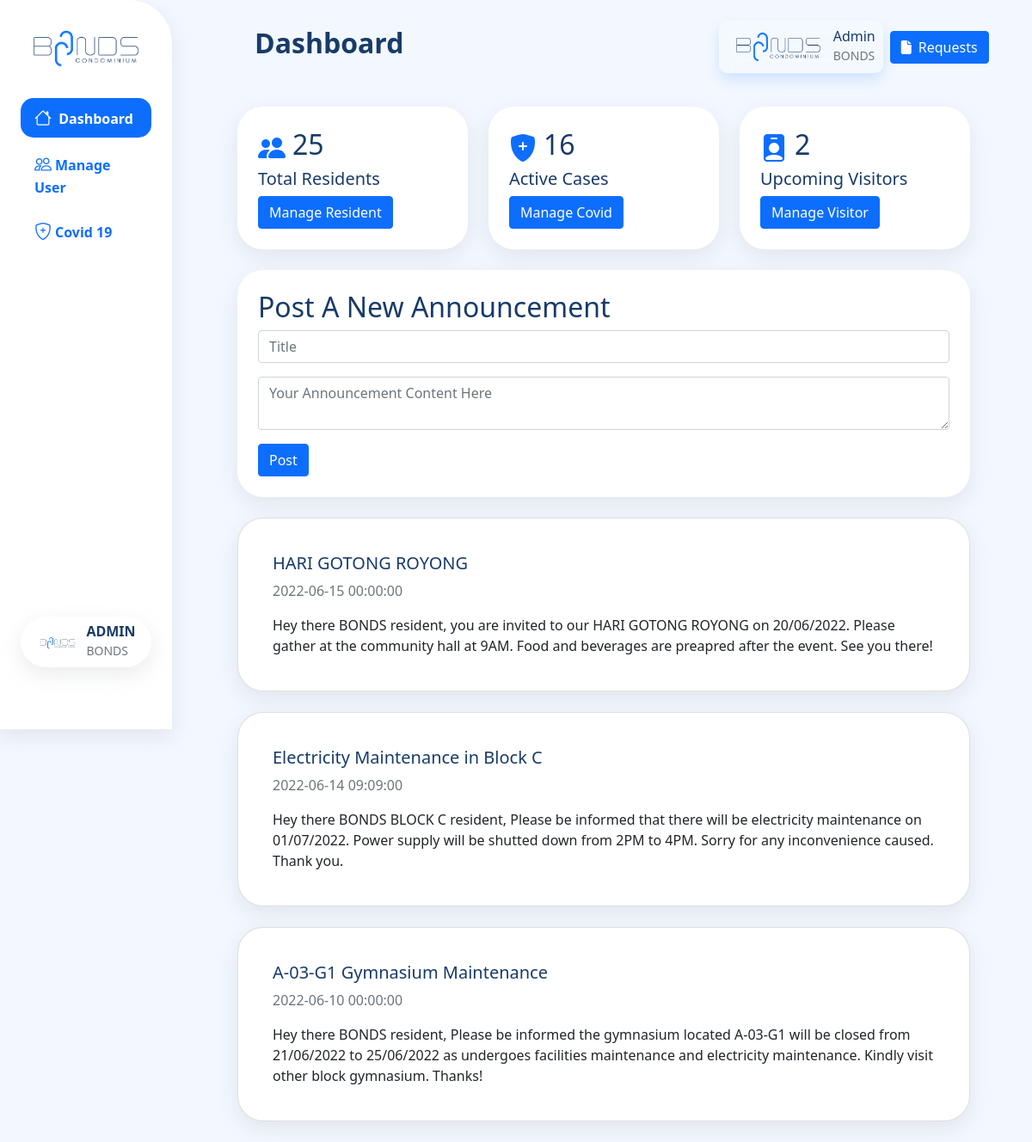
Screenshot of /admin-dashboard.php (signed in) with the database file from the repository.
### tables this page shows
CREATE TABLE `announcement` (
  `announcement_id` int(11) NOT NULL,
  `title` varchar(100) NOT NULL,
  `description` text NOT NULL,
  `date_time` datetime NOT NULL
);

### admin-dashboard.php (the view, shortened to what this page needs)
<?php
include 'includes/admin-header.php';
?>
                 <div class="row p-0">
                        <div class="col-md-6 col-lg-4 mt-4 mt-lg-0">
                            <div class="mycontainer">
                                <div class="d-flex align-items-center py-auto">
                                    <i class="bi bi-people-fill fs-2 text-primary"></i>
                                    <h2 class="ms-2">
                                        <?php
                                        $data_query = mysqli_query($con, "SELECT * FROM resident");
                                        $resident_num = mysqli_num_rows($data_query);
                                        ?>
                                        <?= $resident_num ?>
                                    </h2>
                                </div>
                                <h5>Total Residents</h5>
                                <a href="admin-manageuser.php" class="btn btn-primary">Manage Resident</a>
                            </div>
                        </div>
                        <div class="col-md-6 col-lg-4 mt-4 mt-lg-0 ">
                            <div class="mycontainer">
                                <div class="d-flex align-items-center py-auto">
                                    <i class="bi bi-shield-fill-plus fs-2 text-primary"></i>
                                    <h2 class="ms-2">
                                        <?php
                                        $data_query = mysqli_query($con, "SELECT * FROM `resident` WHERE covid_status = 'Positive'");
                                        $covid_num = mysqli_num_rows($data_query);
                                        ?>
                                        <?= $covid_num ?>
                                    </h2>
                                </div>
                                <h5>Active Cases</h5>
                                <a href="admin-managecovid.php" class="btn btn-primary">Manage Covid</a>
                            </div>
                        </div>
                        <div class="col-md-6 col-lg-4 mt-4 mt-lg-0 ">
                            <div class="mycontainer">
                                <div class="d-flex align-items-center py-auto">
                                    <i class="bi bi-person-badge-fill fs-2 text-primary"></i>
                                    <h2 class="ms-2">
                                        <?php
                                            $today = date('Y-m-d H:i:s', mktime(0,0,0));
                                            $data_query = mysqli_query($con, "SELECT * FROM visitorpass WHERE start_time >'$today'");
                                            $visitor_num = mysqli_num_rows($data_query);
                                        ?>
                                        <?= $visitor_num ?>
                                    </h2>
                                </div>
                                <h5>Upcoming Visitors</h5>
                                <a href="admin-manageuser.php#VisitorTable" class="btn btn-primary">Manage Visitor</a>
                            </div>
                        </div>
                </div>
                        <div class="row p-0">
                            <div class="col-12 mx-lg-auto mt-4">
                                <div class="mycontainer">
                                    <h2>Post A New Announcement</h2>
                                    <form id="announcement" method="POST" action="admin-dashboard.php">
                                        <div class="input-group mb-3">
                                            <input type="text" class="form-control" placeholder="Title" name="announcement-title" required>
                                        </div>
                                        <div class="input-group mb-3">
                                            <textarea class="form-control" placeholder="Your Announcement Content Here" name="announcement-content" required></textarea>
                                        </div>
                                        <button type="submit" class="btn btn-primary" name="announcement_btn">Post</button>
                                    </form>
                                </div>
                                <div id="announcement_container">
                                <?php
                                    $data_query = mysqli_query($con, "SELECT * FROM announcement ORDER BY date_time DESC");
                                    if(mysqli_num_rows($data_query) > 0)
                                    {
                                        foreach($data_query as $announcement)
                                        {
                                            $formattedDate = $announcement['date_time'];
                                ?>
                                        <div class="card mt-4 mycontainer">
                                            <div class="card-body">
                                                <h5><?=$announcement['title']?></h5>
                                                <span class="text-muted ms-auto"><?=$formattedDate?></span>
                                                <p class="card-text mt-3" style="white-space: pre-line"><?=$announcement['description']?></p>
                                            </div>
                                        </div>
                                <?php
                                        }
                                    }
                                ?>
                                </div>
                            </div>
                        </div>
<?php include 'includes/admin-footer.php';?>

### assets/css/admin.css (style rules this page uses)
html, body { padding: 0; margin: 0; background-color: #f3f8ff; width: 100%; height: 100vh; }
body { overflow-x: hidden; }
.mycontainer { box-shadow: rgba(149, 157, 165, 0.2) 0px 8px 24px; border-radius: 30px !important; background-color: white !important; padding: 1.5rem !important; }
a { color: #0d6efd; }
.mydarkgreen, h1, h2, h3, h4, h5, h6 { color: #183b68 !important; }

### rows the page displays
announcement: title "HARI GOTONG ROYONG", date_time "2022-06-15 00:00:00", description "Hey there BONDS resident, you are invited to our HARI GOTONG ROYONG on 20/06/2022. Please gather at the community hall at 9AM. Food and beverages are preapred after the event. See you there!"
announcement: title "Electricity Maintenance in Block C", date_time "2022-06-14 09:09:00", description "Hey there BONDS BLOCK C resident, Please be informed that there will be electricity maintenance on 01/07/2022. Power supply will be shutted down from 2PM to 4PM. Sorry for any inconvenience caused. Thank you."
announcement: title "A-03-G1 Gymnasium Maintenance", date_time "2022-06-10 00:00:00", description "Hey there BONDS resident, Please be informed the gymnasium located A-03-G1 will be closed from 21/06/2022 to 25/06/2022 as undergoes facilities maintenance and electricity maintenance. Kindly visit other block gymnasium. Thanks!"

### other values shown
$pageTitle "Dashboard"
$resident_num "25"
$covid_num "16"
$visitor_num "2"
